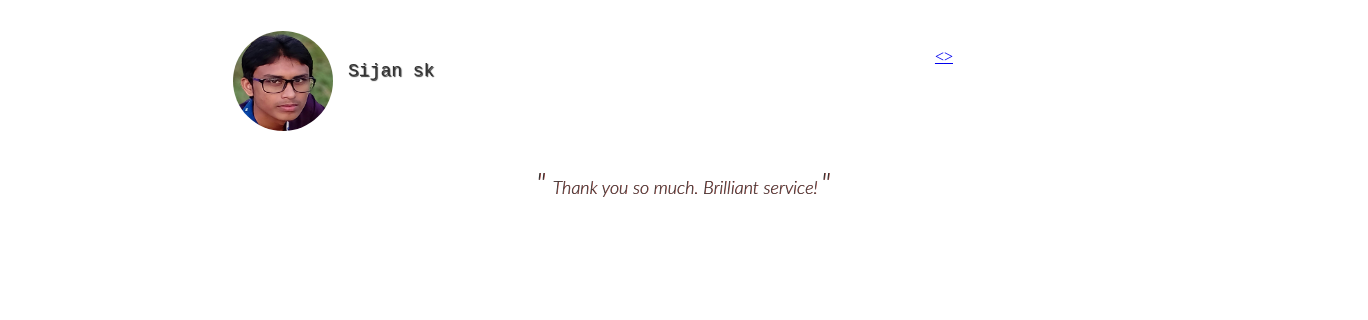
Page /2minutepay/jquery_practice.php on the committed database.
### tables this page shows
CREATE TABLE `comment_info` (
  `session_id` varchar(50) default NULL,
  `email` varchar(30) default NULL,
  `name` varchar(30) default NULL,
  `comment` varchar(1000) default NULL
);

### 2minutepay/jquery_practice.php (the view, shortened to what this page needs)
<!doctype html>
<html>
<head>
</head>
<body>
<div class="wrapper">
<div class="banner">
		     <div class="comment">
			     <div id="carousel">
  <div class="btn-bar">
    <div id="buttons"><a id="prev" href="#"><</a><a id="next" href="#">></a> </div>
  </div>
  <div id="slides">
    <ul>
      <?php
           $select_comment=mysql_query("SELECT * FROM comment_info");
             while($fetch_c=mysql_fetch_array($select_comment))
             {
      ?>
      <li class="slide">
	   <img src="user_img/<?php print $fetch_c[1]; ?>.jpg" height="100px" width="100px" style="border-radius:100px; float:left;">
	    <a style="color:#333333; font-family:monospace; margin-left:15px; margin-top:30px; text-shadow:1px 1px 1px #333; font-size:18px; float:left;"><?php print $fetch_c[2]; ?></a>
        <div class="quoteContainer">
          <p class="quote-phrase"><span class="quote-marks">"</span> <?php print $fetch_c[3]; ?><span class="quote-marks">"</span> </p>
        </div>
      </li>
      <?php
         }
      ?>
    </ul>
  </div>
</div>
 </div>
</body>
</html>

### 2minutepay/jquery_practice.php (style rules this page uses)
.comment { height:270px; width:1350px; float:left; }
#carousel { position: relative; width:900px; height:400px; margin: 0 auto; }
#slides { overflow: hidden; position: relative; width: 100%; height: 250px; }
#slides ul { list-style: none; width: 100%; height: 250px; margin: 0; padding: 0; position: relative; }
#slides li { width: 100%; height: 250px; float: left; text-align: center; position: relative; font-family: lato, sans-serif; }
.btn-bar { width: 60%; margin: 0 auto; display: block; position: relative; top: 40px; }
#buttons { padding: 0 0 5px 0; float: right; }
.quote-phrase, .quote-author { font-family: sans-serif; font-weight: 300; display: table-cell; vertical-align: middle; padding: 5px 20px; font-family: 'Lato', Calibri, Arial, sans-serif; }
.quote-phrase { height: 92px; font-size: 18px; color: #333; font-style: italic; text-shadow: .5px 0px #b14943; }
.quote-marks { font-size: 30px; padding: 0 3px 3px; position: inherit; }
.quoteContainer, .authorContainer { display: table; width: 100%; }

### rows in the picture
comment_info: email (picture), name "Sijan sk", comment "Thank you so much. Brilliant service!"
